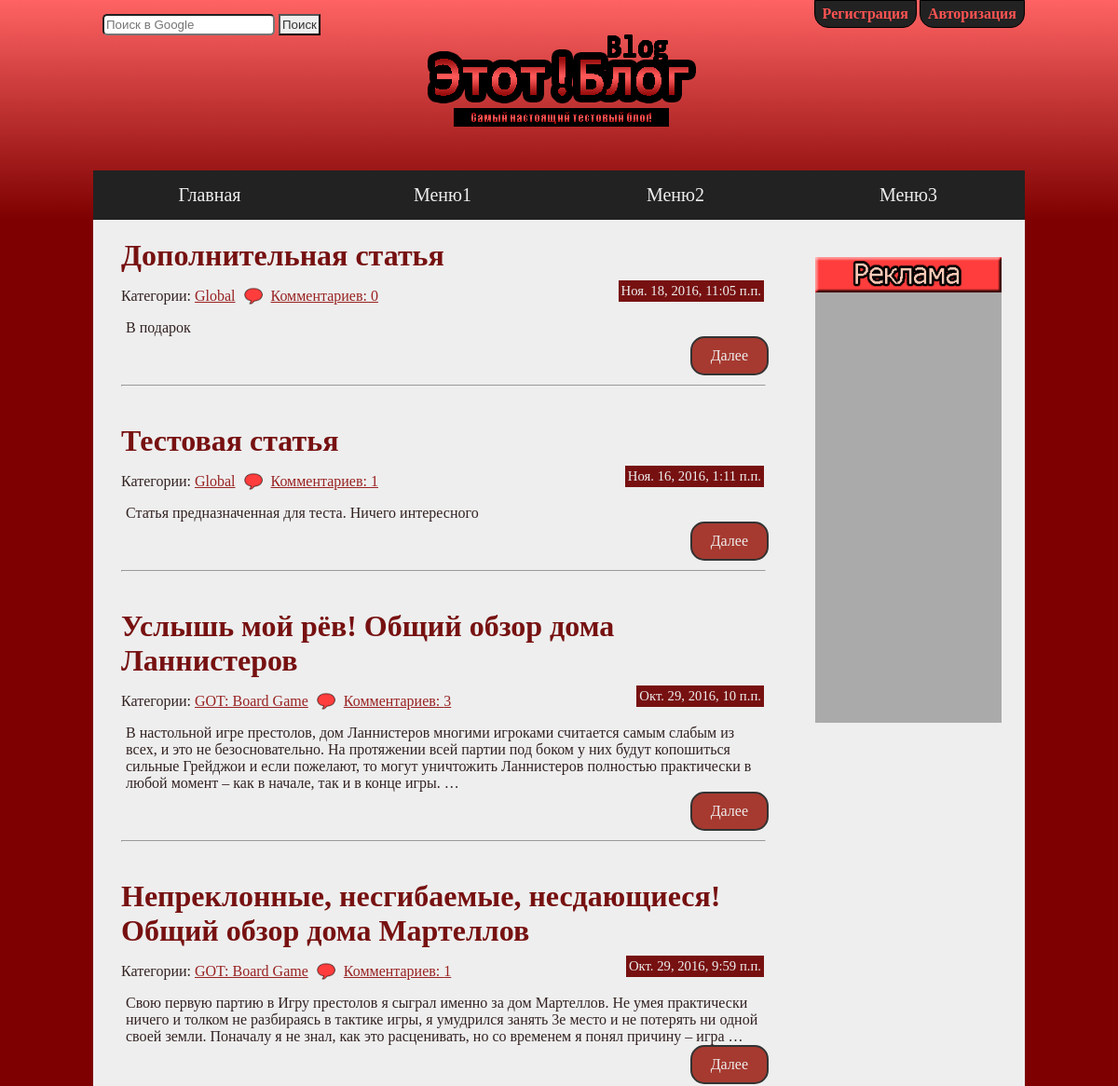
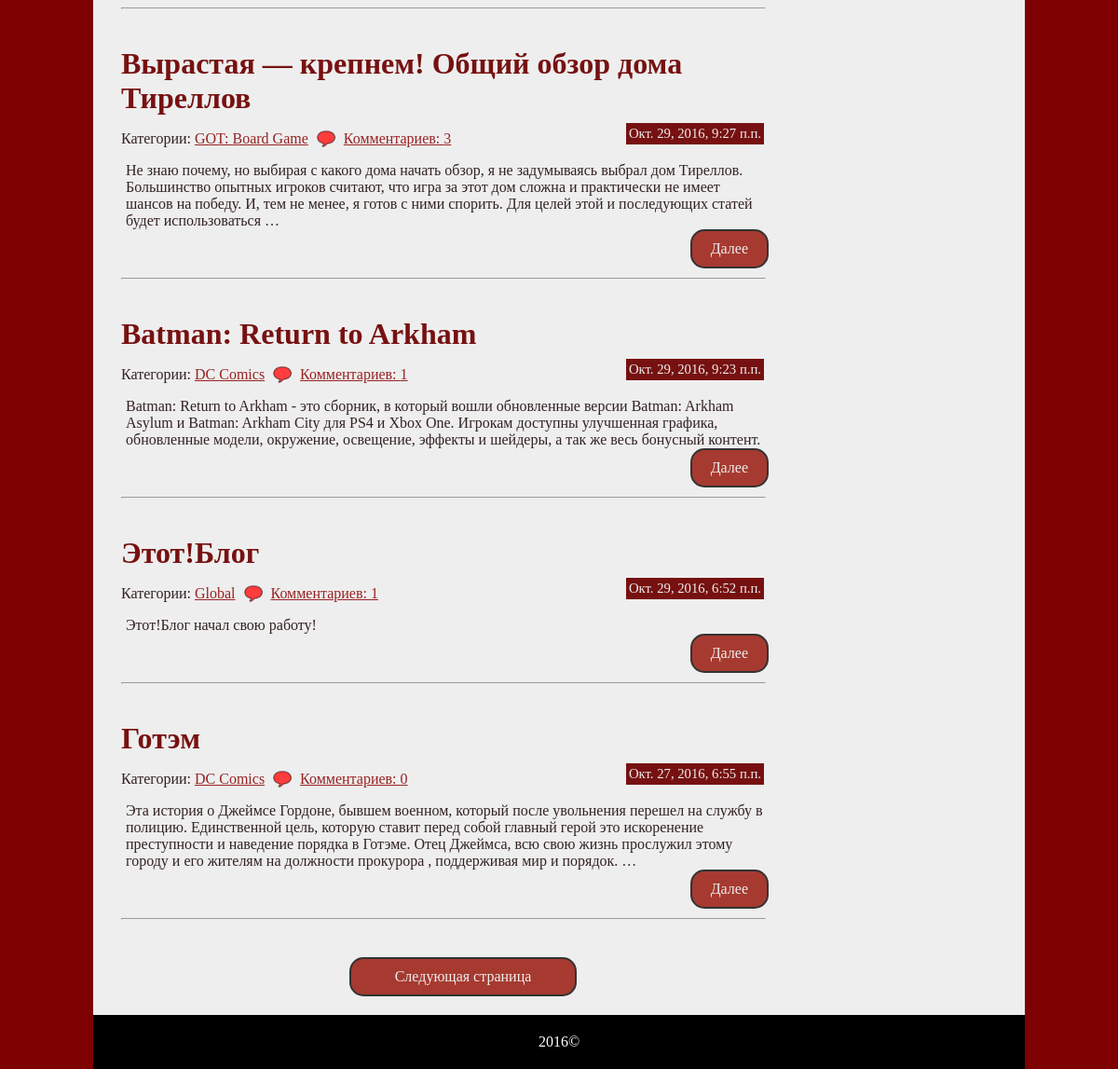
The page / on the database its author committed (2 pictures, top to bottom).
### article/models.py (models this page shows, shortened)
class Article(models.Model):
	title = models.CharField(max_length = 100)
	body = models.TextField()
	pub_date = models.DateTimeField(auto_now_add = True)
	patch_date = models.DateTimeField(auto_now = True)
	category = models.ForeignKey(Category)
	is_active = models.BooleanField(default = False)

class Category(models.Model):
	name = models.CharField(max_length = 100, unique = True)
	parent_category = models.ForeignKey('self', blank = True, null = True)
	def __unicode__(self):
		return self.name

### article/views.py (the view)
# urls.py: url(r'^$', index, name='index'),
def index(request, num=0):
    num = int(num)
    page = {'previous': num-1, 'next': num+1}
    latest_article_list = Article.objects.filter(is_active=True).order_by('-pub_date')[num*8:num*8+8]
    next_page = Article.objects.filter(is_active=True).order_by('-pub_date')[num*8+8:num*8+16]
    for article in latest_article_list:
        article.count_comments = Comments.objects.filter(enable=True, article=article.id).count()
    if latest_article_list:
        context = {'latest_article_list': latest_article_list, 'next_page': next_page, 'page': page}
        return render(request, 'article/index.html', context)
    else:
        return render(request, 'article/404.html')

### article/templates/article/index.html
{% extends "loyout.html" %}
{% load staticfiles %}
{% block "content" %}
    {% if latest_article_list %}
        {% for article in latest_article_list %}
          <div class="article">
            <div class="article-head">
               <h1><a href="{% url 'article' article.id %}">{{ article.title }}</a></h1>
                 Категории: <a href="{% url 'category' article.category_id %}">{{ article.category }}</a>
                <img src="{% static 'img/comment-icon.png' %}" class="comment-ico">
                <a href="{% url 'article' article.id %}#comments">
                Комментариев: {{ article.count_comments }}
                </a>
                <span class='pub-date'>{{ article.pub_date }}</span>
             </div>
            <div class="article-body">
               <p>{{ article.body|truncatewords:"50" }}</p>
                <a href="{% url 'article' article.id %}"><span class="button">Далее</span></a>
            </div>
            <hr>
          </div>
        {% endfor %}
    {% endif %}
    {% if category_id %}
        {% if page.previous < 0 %}
            {% if next_page %}
            <a href="{% url 'category_page' num=page.next category_id=category_id %}"><span class="button big-button" id="next-page">Следующая страница</span></a>
            {% endif %}
        {% elif page.previous == 0 %}
            <a href="{% url 'category' category_id %}"><span class="button back-button" id="next-page"><<  Предыдущая страница</span></a>
            {% if next_page %}
            <a href="{% url 'category_page' num=page.next category_id=category_id %}"><span class="button next-button" id="next-page">Следующая страница  >></span></a>
            {% endif %}
        {% else %}
            <a href="{% url 'category_page' num=page.previous category_id=category_id %}"><span class="button back-button" id="next-page"><<  Предыдущая страница</span></a>
            {% if next_page %}
            <a href="{% url 'category_page' num=page.next category_id=category_id %}"><span class="button next-button" id="next-page">Следующая страница  >></span></a>
            {% endif %}
        {% endif %}
    {% else %}
        {% if page.previous < 0 %}
            {% if next_page %}
            <a href="{% url 'page' page.next %}"><span class="button big-button" id="next-page">Следующая страница</span></a>
            {% endif %}
        {% elif page.previous == 0 %}
            <a href="{% url 'index' %}"><span class="button back-button" id="next-page"><<  Предыдущая страница</span></a>
            {% if next_page %}
            <a href="{% url 'page' page.next %}"><span class="button next-button" id="next-page">Следующая страница  >></span></a>
            {% endif %}
        {% else %}
            <a href="{% url 'page' page.previous %}"><span class="button back-button" id="next-page"><<  Предыдущая страница</span></a>
            {% if next_page %}
            <a href="{% url 'page' page.next %}"><span class="button next-button" id="next-page">Следующая страница  >></span></a>
            {% endif %}
        {% endif %}
    {% endif %}
{% endblock %}

### templates/loyout.html (shortened to what this page needs)
{% load staticfiles %}
<!DOCTYPE html>
<html>
<head>
    <link rel="stylesheet" href="{% static 'css/style.css' %}">
</head>
<body>
{% block "header" %}
<header class="block">
   <div class="container">
        <div id="top-header" class="block">
            <div id='search'>
                <form action="https://www.google.ru/" method="GET">
                    <input type="text" name='q' placeholder="Поиск в Google">
                    <input type="submit" value="Поиск" class="submit-button">
                </form>
            </div>
            <div id="logo">
                <a href="/"><img src="{% static 'img/Logo.png' %}" alt="Логотип"></a>
            </div>
            <div id="reg-auth">
                {% if user.username %}
                <a href="{% url 'logout' %}"><span>Выход</span></a>
                {% if user.first_name %}
                <span>{{ user.first_name }}</span>
                {% else %}
                <span>{{ user.username }}</span>
                {% endif %}
                {% else %}
                <a href="{% url 'login' %}"><span>Авторизация</span></a>
                <a href="{% url 'reg' %}"><span>Регистрация</span></a>
                {% endif %}
            </div>
        </div>
        <div id="menu" class="block">
            <ul id="nav">
                <a href="/"><li>Главная</li></a>
                <a href="">
                <li>Меню1
                </li></a>
                <a href=""><li>Меню2
                </li></a>
                <a href=""><li>Меню3
                </li></a>
            </ul>
        </div>
   </div>
</header>
{% endblock %}
{% block "main" %}
<div id="main" class="block">
    <div class="container">
        <div id="content" class="block">
            <div id='left_col'>
            {% block "content" %}{% endblock %}
            </div>
            <div id='right_col'>
                <div id='commercial'>
                    <img src="{% static 'img/commercial-head.png' %}" alt="Реклама">
                </div>
            </div>
        </div>
    </div>
</div>
{% endblock %}
{% block "footer" %}
<footer class="block">
    <div class="container">
        <div id="footer-text" class="block">
            <p>
                2016&copy
            </p>
        </div>
    </div>
</footer>
{% endblock %}
</body>
</html>

### static/css/style.css (style rules this page uses)
* { margin:0; padding: 0; }
html { width: 100%; height: 100%; }
body { width: 100%; height: 100%; float: left; font-family: "Bebas"; background-color: #7E0000; color: #322; }
h1 { color: #660000; }
a { text-decoration: none; color: #922; }
a, a:hover, #reg-auth span:hover, #reg-auth span, .article-body .button, .article-body .button:hover, #nav li:hover, #nav li { -webkit-transition: all.6s ease; -moz-transition: all.6s ease; -o-transition: all.6s ease; -ms-transition: all.6s ease; transition: all.6s ease; }
.block { width: 100%; float: left; }
.container { width: 1000px; margin: 0 auto; }
header { background: linear-gradient(-180deg, #ff6363, #7E0000); }
#search { float: left; width: 340px; display: block; margin-top: 15px; margin-left: 10px; }
#search input { padding: 2px; border-radius: 5px; color: #c55; }
#search input.submit-button { border-radius: 0px; color: #333; }
#logo { display: inline-block; float: left; width: 350px; text-align: left; }
#reg-auth { float: right; width: 300px; height: 100px; display: inline-block; }
#reg-auth span { padding: 5px 8px; float: right; margin-left: 3px; font-size: 1em; font-weight: bold; cursor: pointer; border-bottom-left-radius: 15px; border-bottom-right-radius: 15px; background-color: #222; color: #ff5353; border: 1px solid black; }
#menu { font-size: 1.25em; display: block; background-color: #222; }
#menu li { position: relative; width: 250px; float: left; display: inline-block; text-align: center; padding: 15px 0; color: #eee; border: 0px solid silver; }
#menu ul { list-style-type: none; }
#nav a { color: #eee; }
#content { width: 1000px; background-color: #eee; float: left; }
#left_col { width: 690px; float: left; padding: 0px 30px; }
.article { width: 690px; float: left; margin-top: 20px; margin-bottom: 20px; }
.article hr { margin-top: 10px; float: left; width: 100%; text-align: center; }
.article-head a { text-decoration: underline; }
.article-head { float: left; width: 100%; }
.article-head h1 { margin-bottom: 15px; }
.article-head h1 a { text-decoration: none; color: #711; }
.comment-ico { width: 20px; vertical-align: -5px; padding: 0 5px; }
.pub-date { float: right; background-color: #711; color: #eee; padding: 3px; margin-top: -7px; font-size: 0.92em; }
.article-body { width: 100%; float: left; margin-top: 15px; margin-left: 5px; }
.button { padding: 10px 20px; border-radius: 15px; background-color: #A63A30; color: #eee; border: 2px solid #333; float: right; }
#next-page { margin-bottom: 20px; }
#right_col { width: 250px; float: left; }
#commercial { float: left; width: 200px; margin-top: 40px; margin-left: 25px; height: 500px; background-color: #aaa; }
#commercial img { width: 100%; }
#footer-text { text-align: center; padding: 20px 0; background-color: black; color: white;` }
.big-button { float: left; display: block; margin-left: 245px; margin-top: 20px; width: 200px; text-align: center; }

### rows shown on the page
Article: title "Дополнительная статья", category "Global", count_comments "0", pub_date "Ноя. 18, 2016, 11:05 п.п.", body "В подарок"
Article: title "Тестовая статья", category "Global", count_comments "1", pub_date "Ноя. 16, 2016, 1:11 п.п.", body "Статья предназначенная для теста. Ничего интересного"
Article: title "Услышь мой рёв! Общий обзор дома Ланнистеров", category "GOT: Board Game", count_comments "3", pub_date "Окт. 29, 2016, 10 п.п.", body "В настольной игре престолов, дом Ланнистеров многими игроками считается самым слабым из всех, и это не безосновательно. На протяжении всей партии под боком у них будут копошиться сильные Грейджои и если пожелают, то могут уничтожить Ланнистеров полностью практически в любой момент – как в начале, так и в конце игры. …"
Article: title "Непреклонные, несгибаемые, несдающиеся! Общий обзор дома Мартеллов", category "GOT: Board Game", count_comments "1", pub_date "Окт. 29, 2016, 9:59 п.п.", body "Свою первую партию в Игру престолов я сыграл именно за дом Мартеллов. Не умея практически ничего и толком не разбираясь в тактике игры, я умудрился занять 3е место и не потерять ни одной своей земли. Поначалу я не знал, как это расценивать, но со временем я понял причину – игра …"
Article: title "Вырастая — крепнем! Общий обзор дома Тиреллов", category "GOT: Board Game", count_comments "3", pub_date "Окт. 29, 2016, 9:27 п.п.", body "Не знаю почему, но выбирая с какого дома начать обзор, я не задумываясь выбрал дом Тиреллов. Большинство опытных игроков считают, что игра за этот дом сложна и практически не имеет шансов на победу. И, тем не менее, я готов с ними спорить. Для целей этой и последующих статей будет использоваться …"
Article: title "Batman: Return to Arkham", category "DC Comics", count_comments "1", pub_date "Окт. 29, 2016, 9:23 п.п.", body "Batman: Return to Arkham - это сборник, в который вошли обновленные версии Batman: Arkham Asylum и Batman: Arkham City для PS4 и Xbox One. Игрокам доступны улучшенная графика, обновленные модели, окружение, освещение, эффекты и шейдеры, а так же весь бонусный контент."
Article: title "Этот!Блог", category "Global", count_comments "1", pub_date "Окт. 29, 2016, 6:52 п.п.", body "Этот!Блог начал свою работу!"
Article: title "Готэм", category "DC Comics", count_comments "0", pub_date "Окт. 27, 2016, 6:55 п.п.", body "Эта история о Джеймсе Гордоне, бывшем военном, который после увольнения перешел на службу в полицию. Единственной цель, которую ставит перед собой главный герой это искоренение преступности и наведение порядка в Готэме. Отец Джеймса, всю свою жизнь прослужил этому городу и его жителям на должности прокурора , поддерживая мир и порядок. …"
